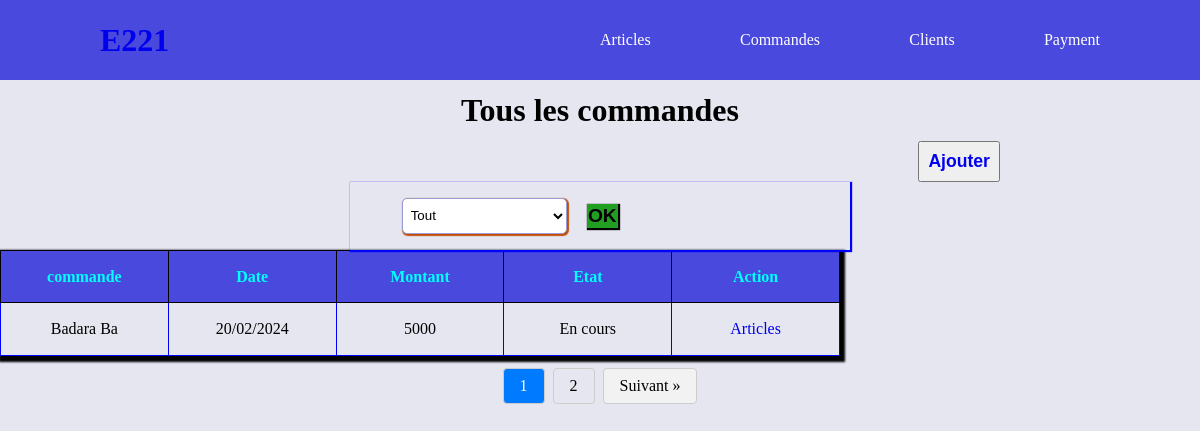
The app's page /?controller=commande&page=commande&key=1 with its own data.
### tables this page shows
CREATE TABLE commande(
   idc INT NOT NULL AUTO_INCREMENT ,
   datec DATE,
   montant VARCHAR(100),
   idetat INT NOT NULL,
   id INT NOT NULL,
   FOREIGN KEY(id) REFERENCES client(id),
   FOREIGN KEY(idetat) REFERENCES etatcom(idetat),
   PRIMARY KEY(idc)
);

CREATE TABLE client(
   id INT NOT NULL AUTO_INCREMENT ,
   nom VARCHAR(100) NOT NULL,
   prenom VARCHAR(100) NOT NULL,
   telephone VARCHAR(20) NOT NULL UNIQUE,
   PRIMARY KEY(id)
);

CREATE TABLE etatcom(
   idetat INT NOT NULL AUTO_INCREMENT ,
   nometat VARCHAR(20),
   PRIMARY KEY(idetat)
);

### config/helpers.php (called while the page is built, shortened)
<?php
function loadview(string $views, array $data = [], $layout = "base")
{
    extract($data);
    require_once(ROOT . "/views/" . $views);
}
function path(string $controller, string $page, array $additional = []): string
{
    $link = WEBROOT . "/?controller=$controller&page=$page";
    if (!empty($additional)) {
      foreach ($additional as $key => $value) {
        $link=$link."&"."$key=$value";
      }
    }
    return $link;
}
function countElement(string $table){
    $sql= "select count(*) as total from $table"  ;
   return executeSelect($sql,[],true);
}

### public/index.php (called while the page is built, shortened)
<?php
    require_once(ROOT."/config/router.php");

### bd/database.php (called while the page is built, shortened)
<?php
function openConnexion(){
    $data=null;
    $servername = 'localhost';
    $username = 'gesarticle';
    $password = 'passer123';
    $dbname="article";
    try {
        $conn = new PDO("mysql:host=$servername;dbname=$dbname", $username, $password);
        $conn->setAttribute(PDO::ATTR_ERRMODE, PDO::ERRMODE_EXCEPTION);
        $conn->setAttribute(PDO::ATTR_DEFAULT_FETCH_MODE, PDO::FETCH_ASSOC);
        return $conn;
    } catch(PDOException $e) {
        echo "Erreur de connexion à la base de données : " . $e->getMessage();
    }
}
function executeSelect(string $sql,array $data=[],$one=false) {
        $conn=openConnexion();
        $statement = $conn->prepare($sql);
      count($data)==0?$statement->execute():$statement->execute($data);
      $result=$one==true?$statement->fetch():$statement->fetchAll();
        return $result ;
}

### model/commande.model.php (called while the page is built, shortened)
<?php
function findAllCommandesByClientId(int $filtre,$id,$debut=0):array{
    $sql="select *,DATE_FORMAT(datec, '%d/%m/%Y') as datec from commande c, etatcom et,client cl where c.id= :id and c.idetat=et.idetat and c.id=cl.id";
     $sql=$sql." limit $debut,5";
    return executeSelect($sql,$filtre!=0?["id"=>$id,"filtre"=>$filtre]:["id"=>$id]);
}

### views/commande/allcommande.html.php (the view, shortened to what this page needs)
<h1> Tous les commandes</h1>
<div class="col-12 flex aic jcc">
    <div class="col-8 flex aiend">
        <button><a href="<?= path('commande', 'ajoutcommande') ?>">Ajouter</a></button>
    </div>
    </div>
<form action="<?= WEBROOT ?>" method="get">
    <div class="formc flex aic jcc col-5">
        <div class="col-10 flex jc-se aic">
            <select name="etat" id="" class="col-5">
                <option value="0">Tout</option>
            </select>
            <button type="submit" name="page" value="commande" class="butfiltre bgreen"> OK </button>
        </div>
    </div>
</form>
<table>
    <thead>
        <th>commande</th>
        <th>Date</th>
        <th>Montant</th>
        <th>Etat</th>
        <th> Action</th>
    </thead>
    <tbody>
        <?php foreach ($commandes as $key => $commande) : ?>
            <tr>
                <td><?= $commande["prenom"] . " " . $commande["nom"] ?></td>
                <td><?= $commande["datec"] ?></td>
                <td><?= $commande["montant"] ?></td>
                <td><?= $commande["nometat"] ?></td>
                <td> <a href="<?= path('article','article',['key'=>$commande['idc']])?>"> Articles</a> </td>
            </tr>
        <?php endforeach ?>
    </tbody>
</table>
<div class="flex jcc aic col-12 espaceTB">
    <div class="pagination ">
        <?php for ($i = 1; $i <= $nbr_page; $i++) : ?>
            <a href=" <?= path('commande', 'commande', ['pos' => $i,"etat"=>$_SESSION["filtre"]]) ?>" class=<?=$page==$i?"active":""?>><?= $i ?> </a>
        <?php endfor ?>
        <?php if ($page < $nbr_page) : ?>
        <a href="<?= path('commande', 'commande', ['pos' => ($page+1),"etat"=>$_SESSION["filtre"]]) ?>" class="next">Suivant &raquo;</a>
        <?php endif ?>
    </div>
</div>

### public/css/style.css (style rules this page uses)
* { padding: 0; margin: 0; list-style-type: none; text-decoration: none; box-sizing: border-box; }
.aiend { align-items: flex-end; justify-content: right; }
.bgreen { background-color: rgb(34, 159, 34); }
.espaceTB { margin: 1% 0%; }
.jcc { justify-content: center; }
.flex { display: flex; align-items: center; }
body { background-color: rgb(230, 230, 240); }
table { border-collapse: collapse; box-shadow: 2px 3px 2px 3px black; width: 70%; text-align: center; table-layout: fixed; }
th { border: solid 1px black; padding: 2%; background-color: rgb(73, 73, 221); color: aqua; text-align: center; }
td { border: solid 1px blue; padding: 2%; text-align: center; }
.tabpay input,select { width: 100%; height: 4.5vh; border: solid rgb(154, 154, 212) 1px; background-color: rgb(245, 239, 239); box-shadow: 1px 1px 1px 1px black; margin-bottom: 1%; margin-top: 1%; padding: 1%; border-radius: 5px; }
h1 { text-align: center; margin: 1% 0; }
form { width: 100%; display: flex; align-items: center; justify-content: center; color: black; border-radius: 5px; transition: 1s; }
.formc { display: flex; flex-direction: column; justify-content: space-around; align-items: center; width: 40%; height: 80%; box-shadow: 1px 1px 1px 1px blue; padding: 1%; }
select, input { width: 70%; height: 4.5vh; border: solid rgb(154, 154, 212) 1px; background-color: rgb(245, 239, 239); box-shadow: 1px 1px 1px 1px #c14e07; margin-bottom: 1%; margin-top: 1%; padding: 1%; border-radius: 5px; }
select, input:hover, textarea:hover { background-color: white; color: black; }
button { color: white; padding: 1%; font-weight: 900; font-size: 1.1em; cursor: pointer; transition: .8s; }
.butfiltre { margin-left: 5%; color: black; padding: .3%; box-shadow: 1px 1px 1px 1px black; font-size: 1.2em; transition: .5s; border: none; }
.pagination { display: flex; list-style: none; padding: 0; }
.pagination a { color: #000; text-decoration: none; padding: 8px 16px; margin: 0 4px; border: 1px solid #ccc; border-radius: 4px; }
.pagination a.active { background-color: #007bff; color: #fff; }
.pagination .prev, .pagination .next { background-color: #f2f2f2; }
.col-5 { width: 41.66%; }
.col-8 { width: 66.66%; }
.col-10 { width: 83.33%; }
.col-12 { width: 100%; }

### records on screen
commande: id.prenom "Badara", id.nom "Ba", datec "20/02/2024", montant "5000", idetat.nometat "En cours"
